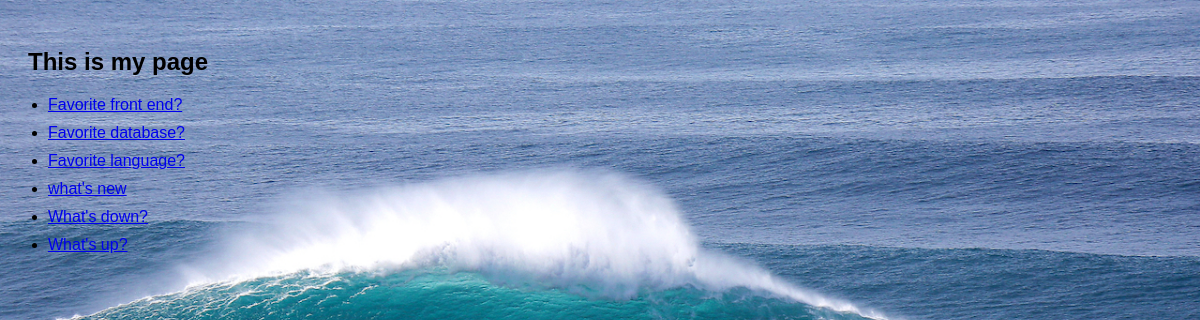
Screenshot of /polls/ with the database file from the repository.
### polls/models.py (models this page shows, shortened)
class Question(models.Model):
    question_text = models.CharField(max_length=200)
    pub_date = models.DateTimeField("date published")

### polls/views.py (the view)
# urls.py: path("", views.IndexView.as_view(), name="index"),
class IndexView(generic.ListView):
    template_name = "polls/index.html"
    context_object_name = "latest_question_list"
    def get_queryset(self):
        return Question.objects.filter(pub_date__lte=timezone.now()).order_by("-pub_date")

### polls/templates/polls/index.html (shortened to what this page needs)
{% load static %}
<!doctype html>
<html lang="en-US">
  <head>
    <link rel="stylesheet" href="{% static 'polls/styles.css' %}">
  </head>
  <body>
    <h2>This is my page</h2>
    {% if latest_question_list %}
      <ul>
        {% for question in latest_question_list %}
        <li><a href="{% url 'polls:detail' question.id %}">{{ question.question_text }}</a></li>
        {% endfor %}
      </ul>
    {% else %}
      <p>No polls are available.</p>
    {% endif %}
  </body>
</html>

### polls/static/polls/styles.css (style rules this page uses)
body { background: white url("images/Antonio-Cardoso1.jpg") no-repeat; background-size: cover; background-color: #17202A; color: black; font-family: Arial, sans-serif; padding: 20px; }
ul { padding-left: 20px; }
li { margin-bottom: 10px; }

### rows the page displays
Question: question_text "Favorite front end?"
Question: question_text "Favorite database?"
Question: question_text "Favorite language?"
Question: question_text "what's new"
Question: question_text "What's down?"
Question: question_text "What's up?"
